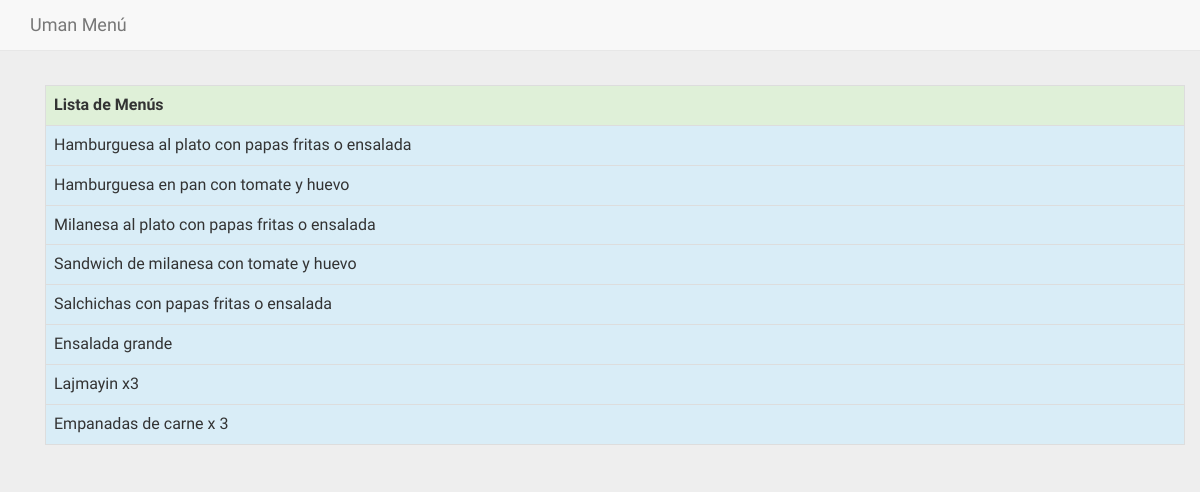
Screenshot of /admin2017/ConsultaMenu.php (signed in) with the database file from the repository.
### tables this page shows
CREATE TABLE `menu` (
  `id_menu` int(11) NOT NULL,
  `descripcion` varchar(500) NOT NULL
);

### admin2017/ConsultaMenu.php (the view, shortened to what this page needs)
<?php
      include_once("../conexion.php");
      if($_SESSION['id_tipo_usuario']==1)
      {
  ?>
<html>
	<head>
    <link href="../css/bootstrap.min.css" rel="stylesheet">
    <link href="../css/signin.css" rel="stylesheet">
    <link href="../css/indexEst.css" rel="stylesheet">
    <link href="../css/navbar-fixed-top.css" rel="stylesheet">
	</head>
	<body>
<nav class="navbar navbar-default navbar-fixed-top">
      <div class="container">
        <div class="navbar-header">
          <a class="navbar-brand" href="index.php">Uman Menú</a>
        </div>
    </nav>
<div class="container">
<?php
$Cant_por_Pag = 20;
$pagina = isset ( $_GET['pagina']) ? $_GET['pagina'] : null ;
if (!$pagina) {
$inicio = 0;
}
else {
$inicio = ($pagina - 1) * $Cant_por_Pag;
}
$vSql = "SELECT descripcion FROM menu limit $inicio,$Cant_por_Pag";
$vResultado = mysqli_query($con, $vSql) or die (mysqli_error($con));
?>
<table style= "margin-left: 15px; margin-top: 15px;" class="table-bordered table" border=1>
        <tr class="success">
          <td><b>Lista de Menús</b></td>
        </tr>
<?php
if ($row = mysqli_fetch_array($vResultado)){
do { ?>
     <tr class="info">
     <td>  <?php echo ($row["descripcion"]); ?>   </td>
     </tr>
   <?php
   ;}
while ($row = mysqli_fetch_array($vResultado)) ;
    ?> </table>
<?php
} else {
echo "¡ No se ha encontrado ningún registro !";
}
?>
</body>
</html>
<?php }
     else
      {
         echo("Usted no tiene permiso para entrar a esta área");
      }
    ?>

### css/signin.css (style rules this page uses)
body { padding-top: 40px; padding-bottom: 40px; background-color: #eee; }

### css/indexEst.css (style rules this page uses)
body { font-family: 'Indie Flower', cursive; }

### css/navbar-fixed-top.css (style rules this page uses)
body { min-height: 2000px; padding-top: 70px; }

### rows the page displays
menu: descripcion "Hamburguesa al plato con papas fritas o ensalada"
menu: descripcion "Hamburguesa en pan con tomate y huevo"
menu: descripcion "Milanesa al plato con papas fritas o ensalada"
menu: descripcion "Sandwich de milanesa con tomate y huevo"
menu: descripcion "Salchichas con papas fritas o ensalada"
menu: descripcion "Ensalada grande"
menu: descripcion "Lajmayin x3"
menu: descripcion "Empanadas de carne x 3"
